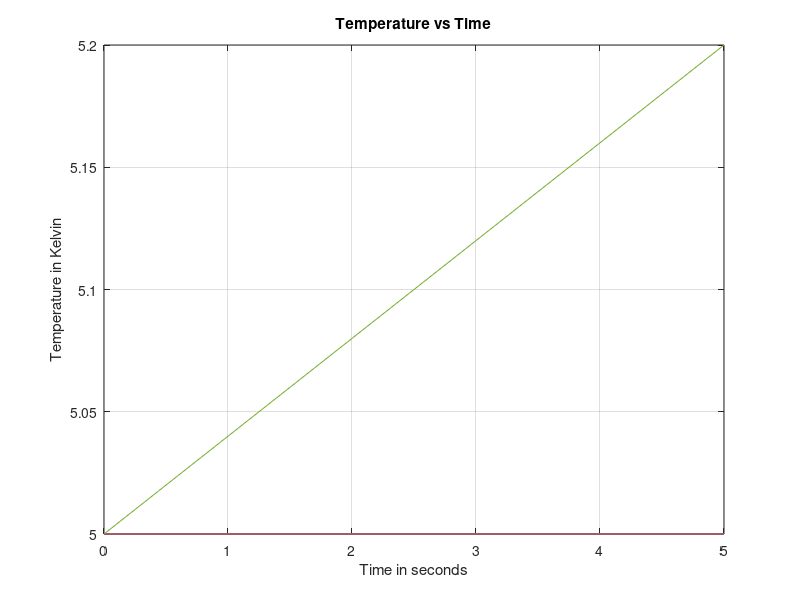
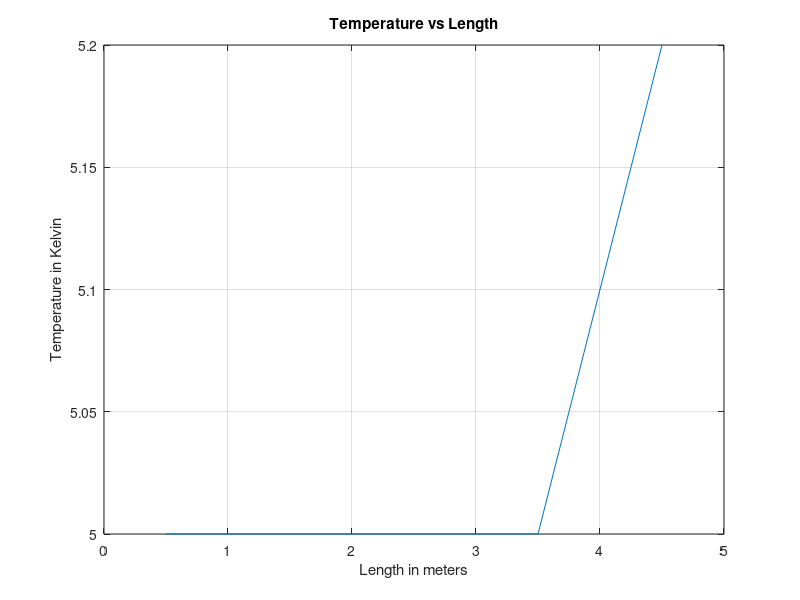

These figures' MATLAB source, in order:
%%THE PROGRAM GIVES A SOLUTION FOR ONE DIMENSIONAL HEAT TRANSFER THROUGH
%%ANY CASE WITH A CONSTANT HEAT FLUX BOUNDARY CONDITION ON BOTH THE
%%BOUNDARIES IF THE OBJECT IS SYMMETRICAL AND THE CONDITIONS ARE
%%SYMMETRICAL USING THE EXPLICIT SCHEME OF TRANSIENT FINITE VOLUME METHOD.
clc
%-------------------Input Variables----------------------%
L= input('enter the length of the domain in m - ');
rho= input('density of the material kg/m^3 - ');
c= input ('specific heat capacity of the material in J/kg-K - ');
k= input('thermal conductivity of the material W/m-K - ');
alpha= 1/(rho*c);

%---------------------grid generation-----------------------%
N= input('enter the number of node points - ');
deltax = (L/N);                                             % the distance between each node point
x= (deltax/2):deltax:L;                                     % the values of the position of each node of the cells are found out for bettr calculation of the distance between them
x1= 0:deltax:L;

%----------------critical time determination----------------%
delta_t_critical = ((1/alpha)*(deltax^2))/(2*k);

%--------------Time step input----------------%
t = input('enter the time for which the temperature profile should be calculated - ');
fprintf('the critical time step value is %f\n',delta_t_critical);                  % for explicit condition to converge, there should be no negative coefficients
deltat = input('enter a time step value less than critical time step value - ');
M=(t/deltat)+1;                                                                      % the number of time steps needed for the calculation is determined and 1 is added with the intrest of having a continious array for temperature.
for a=1:M
    time(a)= (a-1)*deltat;
end

%----------------Initial conditions--------------------%
tini1 =input('enter the initial temperature at x=L/2 - ');
tini2 =input('enter the initial temperature at x=L - ');
for i=1:N
    j=1;
    if x(i)<= (L/2)
        %for these nodes the temperature remains constant till x=L/2
       temp(i,j)= tini1;
    else
        % the gradient initial condition from L/2 is incorporated by
        % interpolation.
       temp(i,j)= tini1+(((x(i)-L/2)*(tini2-tini1))/(L-(L/2)));
    end
end

%---------------boundary1 condition------------------%
qin= input('enter the heat input at L in W/m^2 - ');


%-------------solving---------------%
for j=2:M
    for i= 1:N
        %the boundary at L=0, the node point 1 has the same
        %characteristics of the domain on the left side due to symmetry.
        if x(i)== (deltax/2)
            temp(i,j)= alpha*(deltat/deltax)*((k*temp(i+1,j-1)/(x(i+1)-x(i)))+(k*temp(i,j-1)/(x(i+1)-x(i)))+(((inv(alpha)*deltax/deltat)-(k/(x(i+1)-x(i)))-(k/(x(i+1)-x(i))))*temp(i,j-1)));
        %heat flux boundary condition qin=qout at the boundary x=L
        elseif x(i) == (L-(deltax/2))
            temp(i,j)= alpha*(deltat/deltax)*(((k*temp(i,j-1)+(qin*(deltax/2)/k))/(L-x(i)))+(k*temp(i-1,j-1)/(x(i)-x(i-1)))+(((inv(alpha)*deltax/deltat)-(k/(x(i)-x(i-1)))-(k/(L-x(i))))*temp(i,j-1)));
        else
            %solving for interior nodes
            temp(i,j)= alpha*(deltat/deltax)*((k*temp(i+1,j-1)/(x(i+1)-x(i)))+(k*temp(i-1,j-1)/(x(i)-x(i-1)))+(((inv(alpha)*deltax/deltat)-(k/(x(i+1)-x(i)))-(k/(x(i)-x(i-1))))*temp(i,j-1)));
        end
    end
end

%------------------Post Processing-------------------%
plot(time,temp);
title('Temperature vs Time');
grid on;
xlabel('Time in seconds');
ylabel('Temperature in Kelvin');
figure;
plot(x,temp(:,end))
grid on;
title('Temperature vs Length');
xlabel('Length in meters');
ylabel('Temperature in Kelvin');